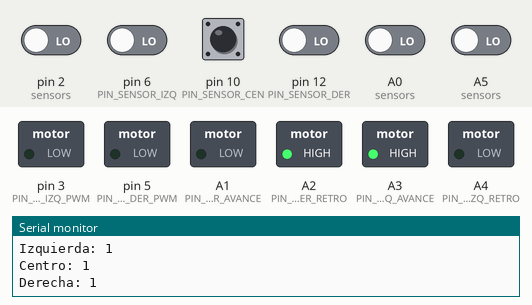
Bench run of a sketch on a simulated Arduino Uno, built with avr-gcc and run on an emulated ATmega328P. Parts: switched loads named in the sketch (green lamp = pin HIGH), the last lines printed to the serial monitor. Dashed ring = blinking. Inputs (shaded band) come from the test bench; at power-on: A0 (sensors), A5 (sensors), pin 2 (sensors), pin 6 (PIN_SENSOR_IZQ), pin 10 (PIN_SENSOR_CEN), pin 12 (PIN_SENSOR_DER) LOW.

Above: at 0.47 s.
1.3 s: pin 6 (PIN_SENSOR_IZQ) driven HIGH
At 2.08 s:
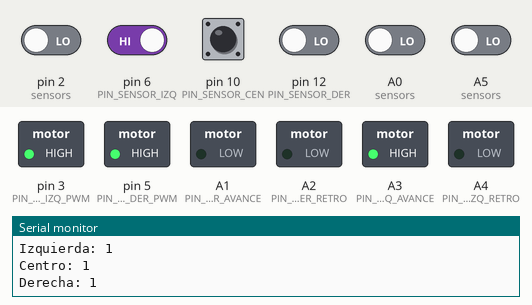
4.3 s: pin 12 (PIN_SENSOR_DER) driven HIGH
At 5.1 s:
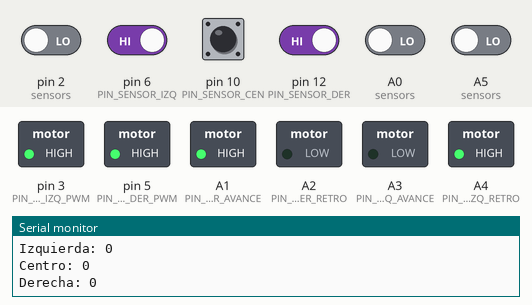
7.3 s: pin 10 (PIN_SENSOR_CEN) driven HIGH
At 9.2 s:
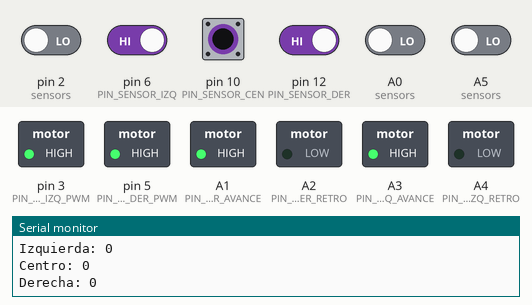
10.3 s: pin 10 (PIN_SENSOR_CEN) driven LOW
At 11.1 s:
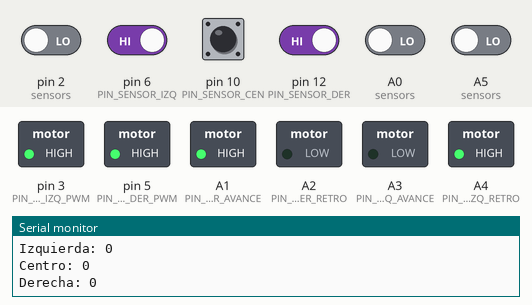
13.3 s: pin 10 (PIN_SENSOR_CEN) pulsed HIGH 5 times (0.12 s each, 0.3 s apart)
At 14.66 s:
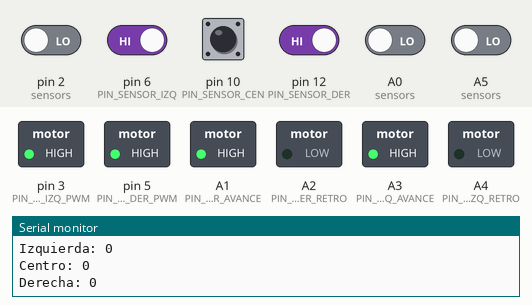
Timing chart, 0 to 17.3 s (numbered marks = the images above; inputs shaded):
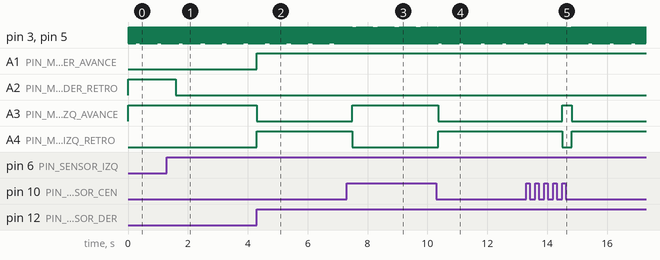

Measured:
- after the input at 1.3 s, A2 (PIN_MOTOR_DER_RETRO): HIGH → LOW after 0.29 s
- after the input at 4.3 s, A1 (PIN_MOTOR_DER_AVANCE), A4 (PIN_MOTOR_IZQ_RETRO): LOW → HIGH at once; A3 (PIN_MOTOR_IZQ_AVANCE): HIGH → LOW at once
- after the input at 7.3 s, A3 (PIN_MOTOR_IZQ_AVANCE): LOW → HIGH after 0.19 s; A4 (PIN_MOTOR_IZQ_RETRO): HIGH → LOW after 0.19 s
- after the input at 10.3 s, A3 (PIN_MOTOR_IZQ_AVANCE): HIGH → LOW after 0.06 s; A4 (PIN_MOTOR_IZQ_RETRO): LOW → HIGH after 0.06 s
- after the input at 13.3 s, A3 (PIN_MOTOR_IZQ_AVANCE): LOW → HIGH after 1.2 s, → LOW 0.32 s later; A4 (PIN_MOTOR_IZQ_RETRO): HIGH → LOW after 1.2 s, → HIGH 0.32 s later
- by itself, pin 3 (PIN_MOTOR_IZQ_PWM), pin 5 (PIN_MOTOR_DER_PWM): alternates HIGH for 0.02 s and LOW for 0.01 s

The sketch:

Seguidor-pacman-ANDA-MAL.ino
```cpp
// ----- Pines de sensores (entrada) -----
const int PIN_SENSOR_IZQ = 6;   // Sensor izquierdo (pin PWM usado como digital)
const int PIN_SENSOR_CEN = 10;  // Sensor central   (pin PWM usado como digital)
const int PIN_SENSOR_DER = 12;  // Sensor derecho   (pin digital)

// ----- Pines de control de motores (salida) -----
const int PIN_MOTOR_IZQ_PWM = 3;  // Velocidad motor izquierdo (PWM)
const int PIN_MOTOR_DER_PWM = 5;  // Velocidad motor derecho   (PWM)

const int PIN_MOTOR_IZQ_RETRO = A4;   // IN1 - Marcha atrás izquierdo
const int PIN_MOTOR_IZQ_AVANCE = A3;  // IN2 - Avance izquierdo
const int PIN_MOTOR_DER_RETRO = A2;   // IN3 - Marcha atrás derecho
const int PIN_MOTOR_DER_AVANCE = A1;  // IN4 - Avance derecho

// ----- Control de seguimiento del Pacman -----
const int TIMEOUT = 75;      // Tiempo de espera en milisegundos
const int SENSOR_COUNT = 3;  // Número de sensores

struct Sensor {
  const char* name;              // Nombre del sensor
  unsigned int pin;              // Pin del sensor
  bool lastState;                // Último estado del sensor
  bool signalPresent;            // Estado actual del sensor
  unsigned long lastChangeTime;  // Última vez que cambió el estado
};

Sensor sensors[SENSOR_COUNT] = {
  { "Izquierda", A5, HIGH, false, 0 },
  { "Centro", A0, HIGH, false, 0 },
  { "Derecha", 2, HIGH, false, 0 }
};

// ----- Variables globales -----
unsigned char valorSensorIzq;  // LOW = negro, HIGH = blanco
unsigned char valorSensorCen;
unsigned char valorSensorDer;
const int t = 500;
bool brusco = 0;

unsigned char velocidadIzq = 150;  // Velocidad base motor izquierdo (no se usa directamente)
unsigned char velocidadDer = 150;  // Velocidad base motor derecho
int estadoCoche = 0;               // Variable de estado (no utilizada en la lógica principal)

// Última dirección indicada por el Pacman (1=izquierda, 2=derecha)
int ultimaDireccionPacman = 2;  // Por defecto derecha

void configurarSensores() {
  pinMode(PIN_SENSOR_IZQ, INPUT);
  pinMode(PIN_SENSOR_CEN, INPUT);
  pinMode(PIN_SENSOR_DER, INPUT);
}

void configurarMotores() {
  pinMode(PIN_MOTOR_IZQ_RETRO, OUTPUT);
  pinMode(PIN_MOTOR_IZQ_AVANCE, OUTPUT);
  pinMode(PIN_MOTOR_DER_RETRO, OUTPUT);
  pinMode(PIN_MOTOR_DER_AVANCE, OUTPUT);
  pinMode(PIN_MOTOR_IZQ_PWM, OUTPUT);
  pinMode(PIN_MOTOR_DER_PWM, OUTPUT);
}

void fijarVelocidad(unsigned char izquierda, unsigned char derecha) {
  analogWrite(PIN_MOTOR_IZQ_PWM, izquierda);
  analogWrite(PIN_MOTOR_DER_PWM, derecha);
}

void configurarPWM() {
  TCCR2B = 0;
  TCCR2A = _BV(COM2A1) | _BV(COM2B1) | _BV(WGM20);
  TCCR2B = _BV(CS22) | _BV(CS21) | _BV(CS20);

  TCCR0B = 0;
  TCCR0A = _BV(COM0A1) | _BV(COM0B1) | _BV(WGM00);
  TCCR0B = _BV(CS02) | _BV(CS00);
}

void setup() {
  Serial.begin(9600);
  configurarPWM();
  configurarSensores();
  configurarMotores();
  for (int i = 0; i < SENSOR_COUNT; i++) {
    pinMode(sensors[i].pin, INPUT);                      // Configurar el pin del sensor como entrada
    sensors[i].lastState = digitalRead(sensors[i].pin);  // Leer el estado inicial
    fijarVelocidad(velocidadIzq, velocidadDer);
    detener();  // Estado inicial seguro
  }
}

void loop() {
  leerSensoresPac();
  leerSensoresSeg();
}

void leerSensoresSeg() {
  valorSensorIzq = digitalRead(PIN_SENSOR_IZQ);
  valorSensorCen = digitalRead(PIN_SENSOR_CEN);
  valorSensorDer = digitalRead(PIN_SENSOR_DER);

  // Detectar bifurcación: ambos sensores laterales en HIGH (sin importar el central)
  if (valorSensorIzq == HIGH && valorSensorDer == HIGH) {
    bifurcacion();
  }
  else if (valorSensorCen == HIGH) {
    if (valorSensorIzq == HIGH) {
      estadoCoche = 2;
      girar();
    } else if (valorSensorDer == HIGH) {
      estadoCoche = 1;
      girar();
    } else {
      avanzar();
    }
  } else {
    if (valorSensorIzq == HIGH) {
      estadoCoche = 2;
      girar();
    } else if (valorSensorDer == HIGH) {
      estadoCoche = 1;
      girar();
    } else {
      // Todos los sensores en LOW: pérdida de línea
      buscarLinea();
    }
  }
}

void leerSensoresPac() {
  unsigned long currentTime = millis();

  for (int i = 0; i < SENSOR_COUNT; i++) {
    Sensor& s = sensors[i];
    bool currentState = digitalRead(s.pin);

    if (currentState != s.lastState) {
      s.lastChangeTime = currentTime;
      s.lastState = currentState;
    }

    bool newState = (currentTime - s.lastChangeTime) <= TIMEOUT;

    if (newState != s.signalPresent) {
      s.signalPresent = newState;

      Serial.print(s.name);
      Serial.print(": ");
      Serial.println(s.signalPresent ? "1" : "0");
    }
  }
}

void girar() {
  if (brusco == 1) {
    if (estadoCoche == 1) {
      giroIzqBrusco();
      while (valorSensorIzq == LOW) {
        valorSensorIzq = digitalRead(PIN_SENSOR_IZQ);
        valorSensorCen = digitalRead(PIN_SENSOR_CEN);
        valorSensorDer = digitalRead(PIN_SENSOR_DER);
        if (valorSensorCen == HIGH || valorSensorDer == HIGH) {
          break;
        }
      }
    } else if (estadoCoche == 2) {
      giroDerBrusco();
      while (valorSensorDer == LOW) {
        valorSensorIzq = digitalRead(PIN_SENSOR_IZQ);
        valorSensorCen = digitalRead(PIN_SENSOR_CEN);
        valorSensorDer = digitalRead(PIN_SENSOR_DER);
        if (valorSensorCen == HIGH || valorSensorIzq == HIGH) {
          break;
        }
      }
    }
  } else {
    if (estadoCoche == 1) {
      giroIzq();
    } else if (estadoCoche == 2) {
      giroDer();
    }
  }
}

void avanzar() {
  fijarVelocidad(100, 100);  // Velocidad normal reducida a 100
  digitalWrite(PIN_MOTOR_DER_RETRO, LOW);
  digitalWrite(PIN_MOTOR_DER_AVANCE, HIGH);
  digitalWrite(PIN_MOTOR_IZQ_RETRO, LOW);
  digitalWrite(PIN_MOTOR_IZQ_AVANCE, HIGH);
}

void giroDer() {
  fijarVelocidad(150, 150);  // Velocidad de giro a 150
  digitalWrite(PIN_MOTOR_DER_RETRO, LOW);
  digitalWrite(PIN_MOTOR_DER_AVANCE, LOW);
  digitalWrite(PIN_MOTOR_IZQ_RETRO, LOW);
  digitalWrite(PIN_MOTOR_IZQ_AVANCE, HIGH);
}

void giroDerBrusco() {
  fijarVelocidad(150, 150);  // Velocidad de giro a 150
  digitalWrite(PIN_MOTOR_DER_RETRO, HIGH);
  digitalWrite(PIN_MOTOR_DER_AVANCE, LOW);
  digitalWrite(PIN_MOTOR_IZQ_RETRO, LOW);
  digitalWrite(PIN_MOTOR_IZQ_AVANCE, HIGH);
}

void giroIzq() {
  fijarVelocidad(150, 150);  // Velocidad de giro a 150
  digitalWrite(PIN_MOTOR_DER_RETRO, LOW);
  digitalWrite(PIN_MOTOR_DER_AVANCE, HIGH);
  digitalWrite(PIN_MOTOR_IZQ_RETRO, LOW);
  digitalWrite(PIN_MOTOR_IZQ_AVANCE, LOW);
}

void giroIzqBrusco() {
  fijarVelocidad(150, 150);  // Velocidad de giro a 150
  digitalWrite(PIN_MOTOR_DER_RETRO, LOW);
  digitalWrite(PIN_MOTOR_DER_AVANCE, HIGH);
  digitalWrite(PIN_MOTOR_IZQ_RETRO, HIGH);
  digitalWrite(PIN_MOTOR_IZQ_AVANCE, LOW);
}

void detener() {
  digitalWrite(PIN_MOTOR_DER_RETRO, HIGH);
  digitalWrite(PIN_MOTOR_DER_AVANCE, HIGH);
  digitalWrite(PIN_MOTOR_IZQ_RETRO, HIGH);
  digitalWrite(PIN_MOTOR_IZQ_AVANCE, HIGH);
}

// Función para manejar bifurcaciones
void bifurcacion() {
  // Leer sensores Pacman
  bool pacIzq = sensors[0].signalPresent;
  bool pacDer = sensors[2].signalPresent;

  // Guardar dirección
  if (pacDer) {
    ultimaDireccionPacman = 2;
    giroDerBrusco();
  } else {
    ultimaDireccionPacman = 1;
    giroIzqBrusco();
  }

  // Esperar hasta que el sensor central detecte la línea (o timeout)
  unsigned long inicio = millis();
  while (true) {
    valorSensorCen = digitalRead(PIN_SENSOR_CEN);
    if (valorSensorCen == HIGH) {
      break;
    }
    if (millis() - inicio > 1000) {
      break;
    }
    leerSensoresPac();
    delay(10);
  }

  // Avanzar hasta salir de la línea (que el central se ponga LOW)
  inicio = millis();
  while (true) {
    avanzar();  // Mantener avance (ahora a 100)
    valorSensorCen = digitalRead(PIN_SENSOR_CEN);
    if (valorSensorCen == LOW) {
      break;
    }
    if (millis() - inicio > 500) { // Timeout para no quedarse atascado
      break;
    }
    leerSensoresPac();
    delay(10);
  }

  detener();  // Detener para que el loop normal retome el control
}

// Función para buscar la línea cuando se pierde
void buscarLinea() {
  unsigned long inicio = millis();
  while (true) {
    // Leer sensores de línea
    valorSensorIzq = digitalRead(PIN_SENSOR_IZQ);
    valorSensorCen = digitalRead(PIN_SENSOR_CEN);
    valorSensorDer = digitalRead(PIN_SENSOR_DER);

    // Si encontramos línea, salir
    if (valorSensorIzq == HIGH || valorSensorCen == HIGH || valorSensorDer == HIGH) {
      return;
    }

    // Timeout de seguridad (1 segundo)
    if (millis() - inicio > 1000) {
      return;
    }

    // Girar en la última dirección del Pacman (usa giros bruscos con velocidad 150)
    if (ultimaDireccionPacman == 1) {
      giroIzqBrusco();
    } else {
      giroDerBrusco();
    }

    delay(10);
    leerSensoresPac();
  }
}
```
